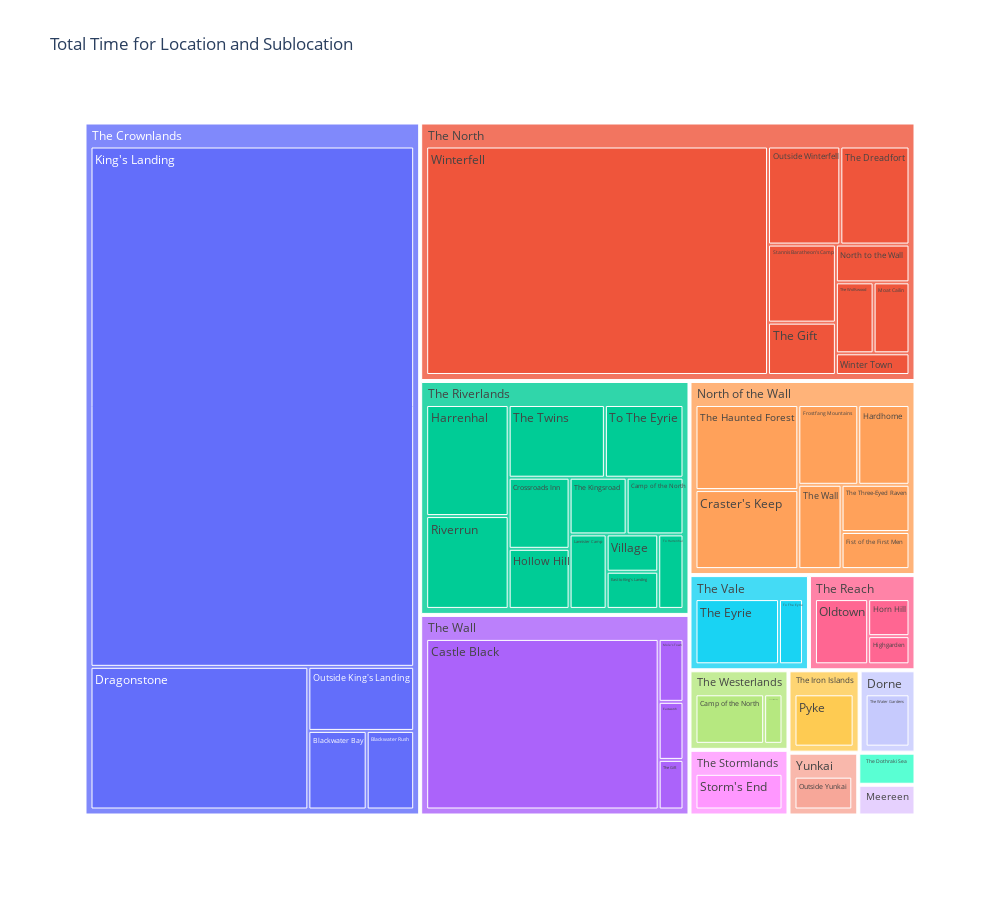

This figure's notebook cell:
### Code cell
import pandas as pd
import plotly.express as px

# Sample DataFrame
"""
data = {'location': ['A', 'A', 'A', 'B', 'B', 'C', 'C', 'C', 'C'],
        'sublocation': ['A1', 'A2', 'A3', 'B1', 'B2', 'C1', 'C2', 'C3', 'C4'],
        'value': [10, 20, 30, 15, 25, 5, 10, 15, 20]}
df = pd.DataFrame(data)
"""

# Create a hierarchy for nested treemap
# df['parent'] = 'Total'
# df_hierarchy = df.groupby(['parent', 'location', 'sublocation']).sum().reset_index()

# Create nested treemap
fig = px.treemap(location_sublocation_time_df, path=['Location', 'SubLocation'], values='total_time', 
                 title="Total Time for Location and Sublocation",
                width=1000, height=900)
fig.show()

### Figure 1 — Plotly figure (JSON) as saved in the notebook; plotly's stock layout.template omitted (floating-point values rounded to 4 significant figures)
{"data": [{"branchvalues": "total", "domain": {"x": [0, 1], "y": [0, 1]}, "hovertemplate": "labels=%{label}<br>total_time=%{value}<br>parent=%{parent}<br>id=%{id}<extra></extra>", "ids": ["The Crownlands/Blackwater Bay", "The Crownlands/Blackwater Rush", "The Riverlands/Camp of the North", "The Westerlands/Camp of the North", "The Wall/Castle Black", "North of the Wall/Craster's Keep", "The Riverlands/Crossroads Inn", "The Dothraki Sea/Dothraki Camp", "The Crownlands/Dragonstone", "The Riverlands/East to King's Landing", "The Wall/Eastwatch", "North of the Wall/Fist of the First Men", "North of the Wall/Frostfang Mountains", "North of the Wall/Hardhome", "The Riverlands/Harrenhal", "The Reach/Highgarden", "The Riverlands/Hollow Hill", "The Reach/Horn Hill", "The Crownlands/King's Landing", "The Riverlands/Lannister Camp", "The Westerlands/Lannister Camp", "The North/Moat Cailin", "The Wall/Mole's Town", "The North/North to the Wall", "The Reach/Oldtown", "The Crownlands/Outside King's Landing", "Meereen/Outside Meereen", "The North/Outside Winterfell", "Yunkai/Outside Yunkai", "The Iron Islands/Pyke", "The Riverlands/Riverrun", "The North/Stannis Baratheon's Camp", "The Stormlands/Storm's End", "The North/The Dreadfort", "The Vale/The Eyrie", "The North/The Gift", "The Wall/The Gift", "North of the Wall/The Haunted Forest", "The Riverlands/The Kingsroad", "North of the Wall/The Three-Eyed Raven", "The Riverlands/The Twins", "North of the Wall/The Wall", "Dorne/The Water Gardens", "The North/The Wolfswood", "The Riverlands/To Harrenhal", "The Riverlands/To The Eyrie", "The Vale/To The Eyrie", "The Riverlands/Village", "The North/Winter Town", "The North/Winterfell", "Dorne", "Meereen", "North of the Wall", "The Crownlands", "The Dothraki Sea", "The Iron Islands", "The North", "The Reach", "The Riverlands", "The Stormlands", "The Vale", "The Wall", "The Westerlands", "Yunkai"], "labels": ["Blackwater Bay", "Blackwater Rush", "Camp of the North", "Camp of the North", "Castle Black", "Craster's Keep", "Crossroads Inn", "Dothraki Camp", "Dragonstone", "East to King's Landing", "Eastwatch", "Fist of the First Men", "Frostfang Mountains", "Hardhome", "Harrenhal", "Highgarden", "Hollow Hill", "Horn Hill", "King's Landing", "Lannister Camp", "Lannister Camp", "Moat Cailin", "Mole's Town", "North to the Wall", "Oldtown", "Outside King's Landing", "Outside Meereen", "Outside Winterfell", "Outside Yunkai", "Pyke", "Riverrun", "Stannis Baratheon's Camp", "Storm's End", "The Dreadfort", "The Eyrie", "The Gift", "The Gift", "The Haunted Forest", "The Kingsroad", "The Three-Eyed Raven", "The Twins", "The Wall", "The Water Gardens", "The Wolfswood", "To Harrenhal", "To The Eyrie", "To The Eyrie", "Village", "Winter Town", "Winterfell", "Dorne", "Meereen", "North of the Wall", "The Crownlands", "The Dothraki Sea", "The Iron Islands", "The North", "The Reach", "The Riverlands", "The Stormlands", "The Vale", "The Wall", "The Westerlands", "Yunkai"], "name": "", "parents": ["The Crownlands", "The Crownlands", "The Riverlands", "The Westerlands", "The Wall", "North of the Wall", "The Riverlands", "The Dothraki Sea", "The Crownlands", "The Riverlands", "The Wall", "North of the Wall", "North of the Wall", "North of the Wall", "The Riverlands", "The Reach", "The Riverlands", "The Reach", "The Crownlands", "The Riverlands", "The Westerlands", "The North", "The Wall", "The North", "The Reach", "The Crownlands", "Meereen", "The North", "Yunkai", "The Iron Islands", "The Riverlands", "The North", "The Stormlands", "The North", "The Vale", "The North", "The Wall", "North of the Wall", "The Riverlands", "North of the Wall", "The Riverlands", "North of the Wall", "Dorne", "The North", "The Riverlands", "The Riverlands", "The Vale", "The Riverlands", "The North", "The North", "", "", "", "", "", "", "", "", "", "", "", "", "", ""], "type": "treemap", "values": [1659, 1351, 1292, 2075, 16293, 3389, 1736, 613, 11246, 769, 592, 1050, 1995, 1705, 3672, 639, 1467, 841, 60947, 1106, 554, 986, 642, 1076, 1906, 2454, 587, 2745, 1464, 1956, 3069, 2051, 2170, 2625, 2950, 1375, 506, 3647, 1296, 1337, 2804, 1520, 1537, 1036, 754, 2291, 847, 772, 618, 30230, 1537, 587, 14643, 77657, 613, 1956, 42742, 3386, 21028, 2170, 3797, 18033, 2629, 1464]}], "layout": {"height": 900, "legend": {"tracegroupgap": 0}, "title": {"text": "Total Time for Location and Sublocation"}, "width": 1000}}
